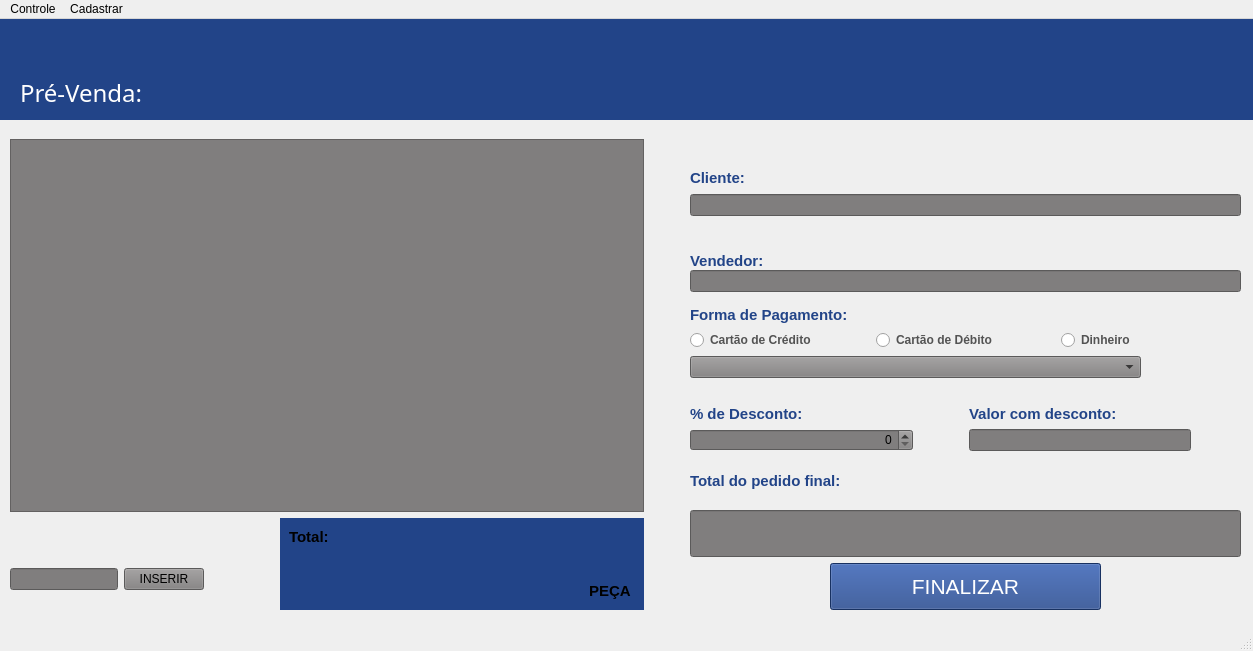
<?xml version="1.0" encoding="UTF-8"?>
<ui version="4.0">
 <class>principal</class>
 <widget class="QMainWindow" name="principal">
  <property name="geometry">
   <rect>
    <x>0</x>
    <y>0</y>
    <width>1253</width>
    <height>651</height>
   </rect>
  </property>
  <property name="sizePolicy">
   <sizepolicy hsizetype="Preferred" vsizetype="Preferred">
    <horstretch>0</horstretch>
    <verstretch>0</verstretch>
   </sizepolicy>
  </property>
  <property name="minimumSize">
   <size>
    <width>1253</width>
    <height>651</height>
   </size>
  </property>
  <property name="maximumSize">
   <size>
    <width>1253</width>
    <height>651</height>
   </size>
  </property>
  <property name="font">
   <font>
    <pointsize>9</pointsize>
   </font>
  </property>
  <property name="windowTitle">
   <string>GERENCIAMENTO CALÇADOS</string>
  </property>
  <property name="styleSheet">
   <string notr="true"/>
  </property>
  <widget class="QWidget" name="centralwidget">
   <property name="enabled">
    <bool>true</bool>
   </property>
   <property name="focusPolicy">
    <enum>Qt::FocusPolicy::TabFocus</enum>
   </property>
   <property name="layoutDirection">
    <enum>Qt::LayoutDirection::LeftToRight</enum>
   </property>
   <widget class="QWidget" name="widget_2" native="true">
    <property name="geometry">
     <rect>
      <x>0</x>
      <y>0</y>
      <width>1261</width>
      <height>101</height>
     </rect>
    </property>
    <property name="sizePolicy">
     <sizepolicy hsizetype="Preferred" vsizetype="Preferred">
      <horstretch>0</horstretch>
      <verstretch>0</verstretch>
     </sizepolicy>
    </property>
    <property name="styleSheet">
     <string notr="true">background:#248; 
color: #ffffff;</string>
    </property>
    <widget class="QLabel" name="label">
     <property name="geometry">
      <rect>
       <x>20</x>
       <y>50</y>
       <width>171</width>
       <height>41</height>
      </rect>
     </property>
     <property name="sizePolicy">
      <sizepolicy hsizetype="Fixed" vsizetype="Fixed">
       <horstretch>0</horstretch>
       <verstretch>0</verstretch>
      </sizepolicy>
     </property>
     <property name="font">
      <font>
       <family>Swis721 BT</family>
       <pointsize>18</pointsize>
       <bold>false</bold>
      </font>
     </property>
     <property name="text">
      <string>Pré-Venda:</string>
     </property>
     <property name="alignment">
      <set>Qt::AlignmentFlag::AlignBottom|Qt::AlignmentFlag::AlignLeading|Qt::AlignmentFlag::AlignLeft</set>
     </property>
    </widget>
   </widget>
   <widget class="QWidget" name="layoutWidget">
    <property name="geometry">
     <rect>
      <x>10</x>
      <y>120</y>
      <width>1231</width>
      <height>471</height>
     </rect>
    </property>
    <layout class="QHBoxLayout" name="horizontalLayout_12">
     <item>
      <layout class="QVBoxLayout" name="verticalLayout_12">
       <item>
        <widget class="QTableWidget" name="tabelaprincipal">
         <property name="styleSheet">
          <string notr="true">background:#807e7e;</string>
         </property>
        </widget>
       </item>
       <item>
        <layout class="QHBoxLayout" name="horizontalLayout_10">
         <item>
          <layout class="QVBoxLayout" name="verticalLayout_9">
           <item>
            <spacer name="verticalSpacer_4">
             <property name="orientation">
              <enum>Qt::Orientation::Vertical</enum>
             </property>
             <property name="sizeType">
              <enum>QSizePolicy::Policy::Fixed</enum>
             </property>
             <property name="sizeHint" stdset="0">
              <size>
               <width>20</width>
               <height>30</height>
              </size>
             </property>
            </spacer>
           </item>
           <item>
            <layout class="QHBoxLayout" name="horizontalLayout_5">
             <item>
              <widget class="QLineEdit" name="insere_cod">
               <property name="sizePolicy">
                <sizepolicy hsizetype="Preferred" vsizetype="Fixed">
                 <horstretch>0</horstretch>
                 <verstretch>0</verstretch>
                </sizepolicy>
               </property>
               <property name="styleSheet">
                <string notr="true">background-color:#807e7e;</string>
               </property>
               <property name="text">
                <string/>
               </property>
              </widget>
             </item>
             <item>
              <widget class="QPushButton" name="btn_insere_cod">
               <property name="sizePolicy">
                <sizepolicy hsizetype="Preferred" vsizetype="Fixed">
                 <horstretch>0</horstretch>
                 <verstretch>0</verstretch>
                </sizepolicy>
               </property>
               <property name="styleSheet">
                <string notr="true">background-color:#807e7e;</string>
               </property>
               <property name="text">
                <string>INSERIR</string>
               </property>
              </widget>
             </item>
            </layout>
           </item>
          </layout>
         </item>
         <item>
          <spacer name="horizontalSpacer_10">
           <property name="orientation">
            <enum>Qt::Orientation::Horizontal</enum>
           </property>
           <property name="sizeType">
            <enum>QSizePolicy::Policy::Fixed</enum>
           </property>
           <property name="sizeHint" stdset="0">
            <size>
             <width>70</width>
             <height>20</height>
            </size>
           </property>
          </spacer>
         </item>
         <item>
          <widget class="QWidget" name="widget" native="true">
           <property name="font">
            <font>
             <pointsize>9</pointsize>
             <italic>false</italic>
             <bold>false</bold>
             <strikeout>false</strikeout>
             <kerning>true</kerning>
            </font>
           </property>
           <property name="styleSheet">
            <string notr="true">background-color: #248;
border: none;</string>
           </property>
           <layout class="QVBoxLayout" name="verticalLayout_11">
            <property name="spacing">
             <number>7</number>
            </property>
            <item>
             <layout class="QVBoxLayout" name="verticalLayout_10">
              <property name="spacing">
               <number>0</number>
              </property>
              <item>
               <layout class="QHBoxLayout" name="horizontalLayout_7">
                <item>
                 <widget class="QLabel" name="labe_total">
                  <property name="font">
                   <font>
                    <pointsize>11</pointsize>
                    <bold>true</bold>
                   </font>
                  </property>
                  <property name="styleSheet">
                   <string notr="true">font-color: fff;</string>
                  </property>
                  <property name="frameShadow">
                   <enum>QFrame::Shadow::Plain</enum>
                  </property>
                  <property name="text">
                   <string>Total:</string>
                  </property>
                  <property name="scaledContents">
                   <bool>false</bool>
                  </property>
                 </widget>
                </item>
                <item>
                 <spacer name="horizontalSpacer_7">
                  <property name="orientation">
                   <enum>Qt::Orientation::Horizontal</enum>
                  </property>
                  <property name="sizeType">
                   <enum>QSizePolicy::Policy::Fixed</enum>
                  </property>
                  <property name="sizeHint" stdset="0">
                   <size>
                    <width>40</width>
                    <height>20</height>
                   </size>
                  </property>
                 </spacer>
                </item>
               </layout>
              </item>
              <item>
               <layout class="QHBoxLayout" name="horizontalLayout_8">
                <item>
                 <layout class="QHBoxLayout" name="horizontalLayout_11">
                  <item>
                   <spacer name="horizontalSpacer_8">
                    <property name="orientation">
                     <enum>Qt::Orientation::Horizontal</enum>
                    </property>
                    <property name="sizeType">
                     <enum>QSizePolicy::Policy::Fixed</enum>
                    </property>
                    <property name="sizeHint" stdset="0">
                     <size>
                      <width>70</width>
                      <height>20</height>
                     </size>
                    </property>
                   </spacer>
                  </item>
                  <item>
                   <widget class="QLineEdit" name="totalvalor1">
                    <property name="font">
                     <font>
                      <pointsize>21</pointsize>
                      <bold>true</bold>
                     </font>
                    </property>
                    <property name="autoFillBackground">
                     <bool>false</bool>
                    </property>
                    <property name="styleSheet">
                     <string notr="true">background-opacity:00;</string>
                    </property>
                    <property name="text">
                     <string/>
                    </property>
                    <property name="frame">
                     <bool>true</bool>
                    </property>
                    <property name="readOnly">
                     <bool>true</bool>
                    </property>
                   </widget>
                  </item>
                 </layout>
                </item>
               </layout>
              </item>
              <item>
               <layout class="QHBoxLayout" name="horizontalLayout_9">
                <item>
                 <spacer name="horizontalSpacer_9">
                  <property name="orientation">
                   <enum>Qt::Orientation::Horizontal</enum>
                  </property>
                  <property name="sizeType">
                   <enum>QSizePolicy::Policy::Fixed</enum>
                  </property>
                  <property name="sizeHint" stdset="0">
                   <size>
                    <width>63</width>
                    <height>20</height>
                   </size>
                  </property>
                 </spacer>
                </item>
                <item>
                 <widget class="QLineEdit" name="qtd_pecas">
                  <property name="font">
                   <font>
                    <pointsize>11</pointsize>
                    <bold>true</bold>
                   </font>
                  </property>
                  <property name="autoFillBackground">
                   <bool>false</bool>
                  </property>
                  <property name="styleSheet">
                   <string notr="true">background-opacity:00;</string>
                  </property>
                  <property name="text">
                   <string/>
                  </property>
                  <property name="frame">
                   <bool>true</bool>
                  </property>
                  <property name="alignment">
                   <set>Qt::AlignmentFlag::AlignRight|Qt::AlignmentFlag::AlignTrailing|Qt::AlignmentFlag::AlignVCenter</set>
                  </property>
                  <property name="readOnly">
                   <bool>true</bool>
                  </property>
                 </widget>
                </item>
                <item>
                 <widget class="QLineEdit" name="qtd_pecas_2">
                  <property name="sizePolicy">
                   <sizepolicy hsizetype="Minimum" vsizetype="Fixed">
                    <horstretch>0</horstretch>
                    <verstretch>0</verstretch>
                   </sizepolicy>
                  </property>
                  <property name="font">
                   <font>
                    <pointsize>11</pointsize>
                    <bold>true</bold>
                   </font>
                  </property>
                  <property name="autoFillBackground">
                   <bool>false</bool>
                  </property>
                  <property name="styleSheet">
                   <string notr="true">background-opacity:00;</string>
                  </property>
                  <property name="text">
                   <string>PEÇA</string>
                  </property>
                  <property name="frame">
                   <bool>true</bool>
                  </property>
                  <property name="alignment">
                   <set>Qt::AlignmentFlag::AlignRight|Qt::AlignmentFlag::AlignTrailing|Qt::AlignmentFlag::AlignVCenter</set>
                  </property>
                  <property name="readOnly">
                   <bool>true</bool>
                  </property>
                 </widget>
                </item>
               </layout>
              </item>
             </layout>
            </item>
           </layout>
          </widget>
         </item>
        </layout>
       </item>
      </layout>
     </item>
     <item>
      <spacer name="horizontalSpacer_11">
       <property name="orientation">
        <enum>Qt::Orientation::Horizontal</enum>
       </property>
       <property name="sizeType">
        <enum>QSizePolicy::Policy::Fixed</enum>
       </property>
       <property name="sizeHint" stdset="0">
        <size>
         <width>40</width>
         <height>20</height>
        </size>
       </property>
      </spacer>
     </item>
     <item>
      <layout class="QVBoxLayout" name="verticalLayout_6">
       <item>
        <layout class="QVBoxLayout" name="verticalLayout_2">
         <property name="spacing">
          <number>0</number>
         </property>
         <item>
          <layout class="QVBoxLayout" name="verticalLayout_14">
           <property name="spacing">
            <number>7</number>
           </property>
           <item>
            <layout class="QHBoxLayout" name="horizontalLayout_13">
             <item>
              <widget class="QLabel" name="label_cliente">
               <property name="enabled">
                <bool>true</bool>
               </property>
               <property name="sizePolicy">
                <sizepolicy hsizetype="Expanding" vsizetype="Expanding">
                 <horstretch>0</horstretch>
                 <verstretch>0</verstretch>
                </sizepolicy>
               </property>
               <property name="font">
                <font>
                 <pointsize>11</pointsize>
                 <bold>true</bold>
                </font>
               </property>
               <property name="autoFillBackground">
                <bool>false</bool>
               </property>
               <property name="styleSheet">
                <string notr="true">color: #248;</string>
               </property>
               <property name="frameShadow">
                <enum>QFrame::Shadow::Plain</enum>
               </property>
               <property name="text">
                <string>Cliente:</string>
               </property>
               <property name="alignment">
                <set>Qt::AlignmentFlag::AlignBottom|Qt::AlignmentFlag::AlignLeading|Qt::AlignmentFlag::AlignLeft</set>
               </property>
              </widget>
             </item>
             <item>
              <spacer name="horizontalSpacer_12">
               <property name="orientation">
                <enum>Qt::Orientation::Horizontal</enum>
               </property>
               <property name="sizeType">
                <enum>QSizePolicy::Policy::Fixed</enum>
               </property>
               <property name="sizeHint" stdset="0">
                <size>
                 <width>266</width>
                 <height>26</height>
                </size>
               </property>
              </spacer>
             </item>
            </layout>
           </item>
           <item>
            <widget class="QLineEdit" name="line_cliente">
             <property name="styleSheet">
              <string notr="true">background-color:#807e7e;</string>
             </property>
            </widget>
           </item>
          </layout>
         </item>
         <item>
          <layout class="QVBoxLayout" name="verticalLayout">
           <item>
            <layout class="QHBoxLayout" name="horizontalLayout">
             <item>
              <widget class="QLabel" name="label_vendedor">
               <property name="sizePolicy">
                <sizepolicy hsizetype="Expanding" vsizetype="Expanding">
                 <horstretch>0</horstretch>
                 <verstretch>0</verstretch>
                </sizepolicy>
               </property>
               <property name="font">
                <font>
                 <pointsize>11</pointsize>
                 <bold>true</bold>
                </font>
               </property>
               <property name="autoFillBackground">
                <bool>false</bool>
               </property>
               <property name="styleSheet">
                <string notr="true">color: #248;</string>
               </property>
               <property name="text">
                <string>Vendedor:</string>
               </property>
               <property name="alignment">
                <set>Qt::AlignmentFlag::AlignBottom|Qt::AlignmentFlag::AlignLeading|Qt::AlignmentFlag::AlignLeft</set>
               </property>
              </widget>
             </item>
             <item>
              <spacer name="horizontalSpacer">
               <property name="orientation">
                <enum>Qt::Orientation::Horizontal</enum>
               </property>
               <property name="sizeType">
                <enum>QSizePolicy::Policy::Fixed</enum>
               </property>
               <property name="sizeHint" stdset="0">
                <size>
                 <width>266</width>
                 <height>26</height>
                </size>
               </property>
              </spacer>
             </item>
            </layout>
           </item>
           <item>
            <widget class="QLineEdit" name="line_vendedor">
             <property name="styleSheet">
              <string notr="true">background-color:#807e7e;</string>
             </property>
            </widget>
           </item>
          </layout>
         </item>
        </layout>
       </item>
       <item>
        <layout class="QVBoxLayout" name="verticalLayout_3">
         <item>
          <layout class="QVBoxLayout" name="verticalLayout_15">
           <item>
            <layout class="QHBoxLayout" name="horizontalLayout_2">
             <item>
              <widget class="QLabel" name="label_formapgt">
               <property name="sizePolicy">
                <sizepolicy hsizetype="Expanding" vsizetype="Expanding">
                 <horstretch>0</horstretch>
                 <verstretch>0</verstretch>
                </sizepolicy>
               </property>
               <property name="font">
                <font>
                 <pointsize>11</pointsize>
                 <bold>true</bold>
                </font>
               </property>
               <property name="autoFillBackground">
                <bool>false</bool>
               </property>
               <property name="styleSheet">
                <string notr="true">color: #248;</string>
               </property>
               <property name="text">
                <string>Forma de Pagamento:</string>
               </property>
               <property name="alignment">
                <set>Qt::AlignmentFlag::AlignBottom|Qt::AlignmentFlag::AlignLeading|Qt::AlignmentFlag::AlignLeft</set>
               </property>
              </widget>
             </item>
             <item>
              <spacer name="horizontalSpacer_2">
               <property name="orientation">
                <enum>Qt::Orientation::Horizontal</enum>
               </property>
               <property name="sizeType">
                <enum>QSizePolicy::Policy::Fixed</enum>
               </property>
               <property name="sizeHint" stdset="0">
                <size>
                 <width>198</width>
                 <height>26</height>
                </size>
               </property>
              </spacer>
             </item>
            </layout>
           </item>
           <item>
            <layout class="QHBoxLayout" name="horizontalLayout_3">
             <item>
              <widget class="QRadioButton" name="radio_ccredito">
               <property name="sizePolicy">
                <sizepolicy hsizetype="Expanding" vsizetype="Expanding">
                 <horstretch>0</horstretch>
                 <verstretch>0</verstretch>
                </sizepolicy>
               </property>
               <property name="font">
                <font>
                 <pointsize>9</pointsize>
                 <bold>true</bold>
                </font>
               </property>
               <property name="styleSheet">
                <string notr="true">color:#535353;</string>
               </property>
               <property name="text">
                <string>Cartão de Crédito</string>
               </property>
              </widget>
             </item>
             <item>
              <widget class="QRadioButton" name="radio_cdebito">
               <property name="sizePolicy">
                <sizepolicy hsizetype="Expanding" vsizetype="Expanding">
                 <horstretch>0</horstretch>
                 <verstretch>0</verstretch>
                </sizepolicy>
               </property>
               <property name="font">
                <font>
                 <pointsize>9</pointsize>
                 <bold>true</bold>
                </font>
               </property>
               <property name="styleSheet">
                <string notr="true">color:#535353;</string>
               </property>
               <property name="text">
                <string>Cartão de Débito</string>
               </property>
              </widget>
             </item>
             <item>
              <widget class="QRadioButton" name="radio_dinheiro">
               <property name="sizePolicy">
                <sizepolicy hsizetype="Expanding" vsizetype="Expanding">
                 <horstretch>0</horstretch>
                 <verstretch>0</verstretch>
                </sizepolicy>
               </property>
               <property name="font">
                <font>
                 <pointsize>9</pointsize>
                 <bold>true</bold>
                </font>
               </property>
               <property name="styleSheet">
                <string notr="true">color:#535353;</string>
               </property>
               <property name="text">
                <string>Dinheiro</string>
               </property>
              </widget>
             </item>
            </layout>
           </item>
           <item>
            <layout class="QHBoxLayout" name="horizontalLayout_14">
             <item>
              <widget class="QComboBox" name="combo_parcelas">
               <property name="sizePolicy">
                <sizepolicy hsizetype="Expanding" vsizetype="Fixed">
                 <horstretch>0</horstretch>
                 <verstretch>0</verstretch>
                </sizepolicy>
               </property>
               <property name="styleSheet">
                <string notr="true">background-color:#807e7e;</string>
               </property>
              </widget>
             </item>
             <item>
              <spacer name="horizontalSpacer_3">
               <property name="orientation">
                <enum>Qt::Orientation::Horizontal</enum>
               </property>
               <property name="sizeType">
                <enum>QSizePolicy::Policy::Fixed</enum>
               </property>
               <property name="sizeHint" stdset="0">
                <size>
                 <width>100</width>
                 <height>20</height>
                </size>
               </property>
              </spacer>
             </item>
            </layout>
           </item>
          </layout>
         </item>
         <item>
          <layout class="QHBoxLayout" name="horizontalLayout_4">
           <item>
            <layout class="QVBoxLayout" name="verticalLayout_4">
             <item>
              <widget class="QLabel" name="label_percdsct">
               <property name="sizePolicy">
                <sizepolicy hsizetype="Expanding" vsizetype="Expanding">
                 <horstretch>0</horstretch>
                 <verstretch>0</verstretch>
                </sizepolicy>
               </property>
               <property name="font">
                <font>
                 <pointsize>11</pointsize>
                 <bold>true</bold>
                </font>
               </property>
               <property name="autoFillBackground">
                <bool>false</bool>
               </property>
               <property name="styleSheet">
                <string notr="true">color: #248;</string>
               </property>
               <property name="text">
                <string>% de Desconto:</string>
               </property>
               <property name="alignment">
                <set>Qt::AlignmentFlag::AlignBottom|Qt::AlignmentFlag::AlignLeading|Qt::AlignmentFlag::AlignLeft</set>
               </property>
              </widget>
             </item>
             <item>
              <widget class="QSpinBox" name="spin_perc_desc">
               <property name="sizePolicy">
                <sizepolicy hsizetype="Expanding" vsizetype="Preferred">
                 <horstretch>0</horstretch>
                 <verstretch>0</verstretch>
                </sizepolicy>
               </property>
               <property name="acceptDrops">
                <bool>false</bool>
               </property>
               <property name="layoutDirection">
                <enum>Qt::LayoutDirection::LeftToRight</enum>
               </property>
               <property name="styleSheet">
                <string notr="true">background-color:#807e7e;</string>
               </property>
               <property name="alignment">
                <set>Qt::AlignmentFlag::AlignRight|Qt::AlignmentFlag::AlignTrailing|Qt::AlignmentFlag::AlignVCenter</set>
               </property>
               <property name="prefix">
                <string notr="true"/>
               </property>
               <property name="maximum">
                <number>100</number>
               </property>
              </widget>
             </item>
            </layout>
           </item>
           <item>
            <spacer name="horizontalSpacer_4">
             <property name="orientation">
              <enum>Qt::Orientation::Horizontal</enum>
             </property>
             <property name="sizeType">
              <enum>QSizePolicy::Policy::Fixed</enum>
             </property>
             <property name="sizeHint" stdset="0">
              <size>
               <width>50</width>
               <height>20</height>
              </size>
             </property>
            </spacer>
           </item>
           <item>
            <layout class="QVBoxLayout" name="verticalLayout_5">
             <item>
              <widget class="QLabel" name="label_vlrdesconto">
               <property name="sizePolicy">
                <sizepolicy hsizetype="Expanding" vsizetype="Expanding">
                 <horstretch>0</horstretch>
                 <verstretch>0</verstretch>
                </sizepolicy>
               </property>
               <property name="font">
                <font>
                 <pointsize>11</pointsize>
                 <bold>true</bold>
                </font>
               </property>
               <property name="autoFillBackground">
                <bool>false</bool>
               </property>
               <property name="styleSheet">
                <string notr="true">color: #248;</string>
               </property>
               <property name="text">
                <string>Valor com desconto:</string>
               </property>
               <property name="alignment">
                <set>Qt::AlignmentFlag::AlignBottom|Qt::AlignmentFlag::AlignLeading|Qt::AlignmentFlag::AlignLeft</set>
               </property>
              </widget>
             </item>
             <item>
              <widget class="QLineEdit" name="line_valor_desc">
               <property name="sizePolicy">
                <sizepolicy hsizetype="Expanding" vsizetype="Fixed">
                 <horstretch>0</horstretch>
                 <verstretch>0</verstretch>
                </sizepolicy>
               </property>
               <property name="styleSheet">
                <string notr="true">background-color:#807e7e;</string>
               </property>
               <property name="alignment">
                <set>Qt::AlignmentFlag::AlignCenter</set>
               </property>
               <property name="readOnly">
                <bool>true</bool>
               </property>
               <property name="clearButtonEnabled">
                <bool>false</bool>
               </property>
              </widget>
             </item>
            </layout>
           </item>
           <item>
            <spacer name="horizontalSpacer_13">
             <property name="orientation">
              <enum>Qt::Orientation::Horizontal</enum>
             </property>
             <property name="sizeType">
              <enum>QSizePolicy::Policy::Fixed</enum>
             </property>
             <property name="sizeHint" stdset="0">
              <size>
               <width>50</width>
               <height>20</height>
              </size>
             </property>
            </spacer>
           </item>
          </layout>
         </item>
        </layout>
       </item>
       <item>
        <layout class="QVBoxLayout" name="verticalLayout_8">
         <item>
          <layout class="QVBoxLayout" name="verticalLayout_7">
           <item>
            <widget class="QLabel" name="label_totalfinal">
             <property name="sizePolicy">
              <sizepolicy hsizetype="Expanding" vsizetype="Expanding">
               <horstretch>0</horstretch>
               <verstretch>0</verstretch>
              </sizepolicy>
             </property>
             <property name="font">
              <font>
               <pointsize>11</pointsize>
               <bold>true</bold>
              </font>
             </property>
             <property name="autoFillBackground">
              <bool>false</bool>
             </property>
             <property name="styleSheet">
              <string notr="true">color: #248;</string>
             </property>
             <property name="text">
              <string>Total do pedido final:</string>
             </property>
            </widget>
           </item>
           <item>
            <widget class="QLineEdit" name="totalvalor2">
             <property name="sizePolicy">
              <sizepolicy hsizetype="Expanding" vsizetype="Expanding">
               <horstretch>0</horstretch>
               <verstretch>0</verstretch>
              </sizepolicy>
             </property>
             <property name="font">
              <font>
               <pointsize>22</pointsize>
               <bold>true</bold>
              </font>
             </property>
             <property name="styleSheet">
              <string notr="true">color:#ffffff;
background:#807e7e;</string>
             </property>
             <property name="text">
              <string/>
             </property>
             <property name="alignment">
              <set>Qt::AlignmentFlag::AlignCenter</set>
             </property>
             <property name="readOnly">
              <bool>true</bool>
             </property>
            </widget>
           </item>
           <item>
            <layout class="QHBoxLayout" name="horizontalLayout_6">
             <item>
              <spacer name="horizontalSpacer_5">
               <property name="orientation">
                <enum>Qt::Orientation::Horizontal</enum>
               </property>
               <property name="sizeType">
                <enum>QSizePolicy::Policy::Fixed</enum>
               </property>
               <property name="sizeHint" stdset="0">
                <size>
                 <width>140</width>
                 <height>20</height>
                </size>
               </property>
              </spacer>
             </item>
             <item>
              <widget class="QPushButton" name="btn_finalizar">
               <property name="sizePolicy">
                <sizepolicy hsizetype="Expanding" vsizetype="Expanding">
                 <horstretch>0</horstretch>
                 <verstretch>0</verstretch>
                </sizepolicy>
               </property>
               <property name="styleSheet">
                <string notr="true">background:#248;
color:#fff;
font-size:16pt;
border:#none;</string>
               </property>
               <property name="text">
                <string>FINALIZAR</string>
               </property>
              </widget>
             </item>
             <item>
              <spacer name="horizontalSpacer_6">
               <property name="orientation">
                <enum>Qt::Orientation::Horizontal</enum>
               </property>
               <property name="sizeType">
                <enum>QSizePolicy::Policy::Fixed</enum>
               </property>
               <property name="sizeHint" stdset="0">
                <size>
                 <width>140</width>
                 <height>20</height>
                </size>
               </property>
              </spacer>
             </item>
            </layout>
           </item>
          </layout>
         </item>
        </layout>
       </item>
      </layout>
     </item>
    </layout>
   </widget>
  </widget>
  <widget class="QMenuBar" name="menubar">
   <property name="geometry">
    <rect>
     <x>0</x>
     <y>0</y>
     <width>1253</width>
     <height>25</height>
    </rect>
   </property>
   <widget class="QMenu" name="menuControle">
    <property name="title">
     <string>Controle</string>
    </property>
    <widget class="QMenu" name="menuEstoque">
     <property name="geometry">
      <rect>
       <x>430</x>
       <y>115</y>
       <width>198</width>
       <height>140</height>
      </rect>
     </property>
     <property name="styleSheet">
      <string notr="true">background-color:#333333;</string>
     </property>
     <property name="title">
      <string>Estoque</string>
     </property>
     <addaction name="actionInserir_produtos"/>
     <addaction name="actionRemover_Produtos"/>
     <addaction name="actionConsulta_de_Estoque"/>
    </widget>
    <addaction name="menuEstoque"/>
    <addaction name="actionVendedores_2"/>
   </widget>
   <widget class="QMenu" name="menuCadastrar">
    <property name="title">
     <string>Cadastrar</string>
    </property>
    <addaction name="actionNovo_Produto"/>
    <addaction name="actionNovo_Vendedor"/>
    <addaction name="actionNovo_Cliente"/>
   </widget>
   <addaction name="menuControle"/>
   <addaction name="menuCadastrar"/>
  </widget>
  <widget class="QStatusBar" name="statusbar"/>
  <action name="actionVendedores">
   <property name="text">
    <string>Vendedores</string>
   </property>
  </action>
  <action name="actionNovo_Produto">
   <property name="text">
    <string>Novo Produto</string>
   </property>
  </action>
  <action name="actionNovo_Vendedor">
   <property name="text">
    <string>Novo Vendedor</string>
   </property>
  </action>
  <action name="actionNovo_Cliente">
   <property name="text">
    <string>Novo Cliente</string>
   </property>
  </action>
  <action name="actionInserir_produtos">
   <property name="text">
    <string>Inserir Produtos</string>
   </property>
  </action>
  <action name="actionRemover_Produtos">
   <property name="text">
    <string>Remover Produtos</string>
   </property>
  </action>
  <action name="actionGerar_Relat_rio">
   <property name="text">
    <string>Gerar Relatório</string>
   </property>
  </action>
  <action name="actionConsulta_de_Estoque">
   <property name="text">
    <string>Consulta de Estoque</string>
   </property>
  </action>
  <action name="actionVendedores_2">
   <property name="text">
    <string>Vendedores</string>
   </property>
  </action>
 </widget>
 <tabstops>
  <tabstop>insere_cod</tabstop>
  <tabstop>btn_insere_cod</tabstop>
  <tabstop>radio_ccredito</tabstop>
  <tabstop>radio_cdebito</tabstop>
  <tabstop>radio_dinheiro</tabstop>
  <tabstop>combo_parcelas</tabstop>
  <tabstop>spin_perc_desc</tabstop>
  <tabstop>line_valor_desc</tabstop>
  <tabstop>totalvalor2</tabstop>
  <tabstop>btn_finalizar</tabstop>
 </tabstops>
 <resources/>
 <connections/>
</ui>
